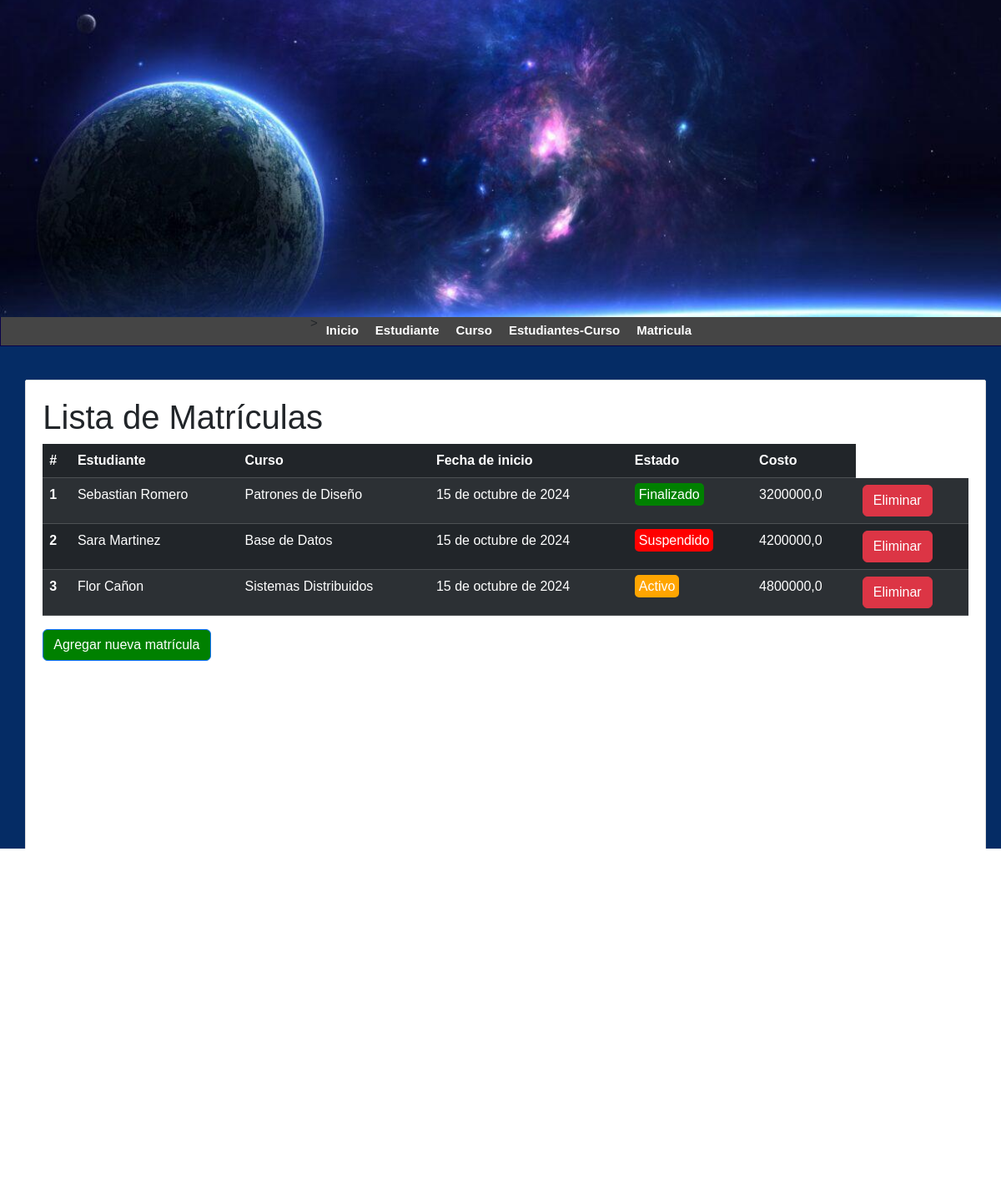
Page /matriculas/ on the committed database.
### matricula/models.py (models this page shows, shortened)
class Matricula(models.Model):
    estado = models.CharField(max_length=150)
    fecha_inicio = models.DateField()
    costo = models.DecimalField(max_digits=8, decimal_places=1)
    estudiante_curso = models.ForeignKey(EstudianteCurso, on_delete=models.CASCADE)  # Cambiar a CASCADE
    class Meta:
        db_table = 'Matriculas'  # Cambié a plural para seguir la convención

### estudiante_curso/models.py (models this page shows, shortened)
class EstudianteCurso(models.Model):
    estudiante = models.ForeignKey(Persona, on_delete=models.CASCADE, related_name='cursos')
    curso = models.ForeignKey(curso, on_delete=models.CASCADE)
    fechaInicio = models.DateField()
    fechaFinal = models.DateField()
    estado = models.CharField(max_length=100)
    notaFinal = models.DecimalField(max_digits=3, decimal_places=2)
    class Meta:
        db_table = 'Estudiantes_Cursos'

### persona/models.py (models this page shows, shortened)
class Persona(models.Model):
    nombre = models.CharField(max_length=100)
    apellidos = models.CharField(max_length=100)
    dni = models.CharField(max_length=10, unique=True)  # dni unico
    telefono = models.CharField(max_length=10)
    email = models.EmailField()
    fecha_nacimiento = models.DateField()
    rol = models.CharField(max_length=20)
    created_at = models.DateTimeField(auto_now_add=True)
    class Meta:
        db_table = 'persona'

### matricula/views.py (the view)
# urls.py: path('matriculas/', lista_matriculas, name='lista-matriculas'),
def lista_matriculas(request):
    matriculas = Matricula.objects.all()
    return render(request, 'lista_matricula.html', {
        'title': 'Lista de Matrículas',
        'matriculas': matriculas,
    })

### 2momento/Momento2/matricula/templates/lista_matricula.html
{% extends "index.html" %}
{% block content %}
    <h1>{{ title }}</h1>
    <table class="table table-dark table-striped">
        <thead>
            <tr>
                <th scope="col">#</th>
                <th scope="col">Estudiante</th>
                <th scope="col">Curso</th>
                <th scope="col">Fecha de inicio</th>
                <th scope="col">Estado</th>
                <th scope="col">Costo</th>
            </tr>
        </thead>
        <tbody>
            {% for matricula in matriculas %}
            <tr>
                <th scope="row">{{ forloop.counter }}</th>
                <td>{{ matricula.estudiante_curso.estudiante.nombre }} {{ matricula.estudiante_curso.estudiante.apellidos }}</td>
                <td>{{ matricula.estudiante_curso.curso.nombre }}</td>
                <td>{{ matricula.fecha_inicio }}</td>
                <td>
                    <span class="
                        {% if matricula.estado == 'Activo' %} estado-activo
                        {% elif matricula.estado == 'Suspendido' %} estado-suspendido
                        {% elif matricula.estado == 'Finalizado' %} estado-finalizado
                        {% endif %}
                    ">
                        {{ matricula.estado }}
                    </span>
                </td>
                <td>{{ matricula.costo }}</td>
                <td>
                    <a href="{% url 'eliminar-matricula' matricula.id %}" class="btn btn-danger" onclick="return confirm('¿Estás seguro que deseas eliminar esta matrícula?');">Eliminar</a>
                </td>
            </tr>
            {% endfor %}
        </tbody>
    </table>
    <a href="{% url 'formulario_matricula' %}" class="btn btn-primary">Agregar nueva matrícula</a>
{% endblock %}

### mainApp/static/css/styles.css (style rules this page uses)
* { margin: 0px; padding: 0px; font-family: Arial, Helvetica, sans-serif; text-decoration: none; }
body { background-color: #f2f2f2; }
.estado-activo { background-color: orange; color: white; padding: 5px; border-radius: 5px; }
.estado-suspendido { background-color: red; color: white; padding: 5px; border-radius: 5px; }
.estado-finalizado { background-color: green; color: white; padding: 5px; border-radius: 5px; }

### 2momento/Momento2/mainApp/templates/index.html (style rules this page uses)
body { background-color:#052c65; }
.btn-primary { background-color: green; }

### rows in the picture
Matricula: estudiante_curso.estudiante.nombre "Sebastian", estudiante_curso.estudiante.apellidos "Romero", estudiante_curso.curso.nombre "Patrones de Diseño", fecha_inicio "15 de octubre de 2024", estado "Finalizado", costo "3200000,0"
Matricula: estudiante_curso.estudiante.nombre "Sara", estudiante_curso.estudiante.apellidos "Martinez", estudiante_curso.curso.nombre "Base de Datos", fecha_inicio "15 de octubre de 2024", estado "Suspendido", costo "4200000,0"
Matricula: estudiante_curso.estudiante.nombre "Flor", estudiante_curso.estudiante.apellidos "Cañon", estudiante_curso.curso.nombre "Sistemas Distribuidos", fecha_inicio "15 de octubre de 2024", estado "Activo", costo "4800000,0"

### other values in the picture
{{ title }} "Lista de Matrículas"
